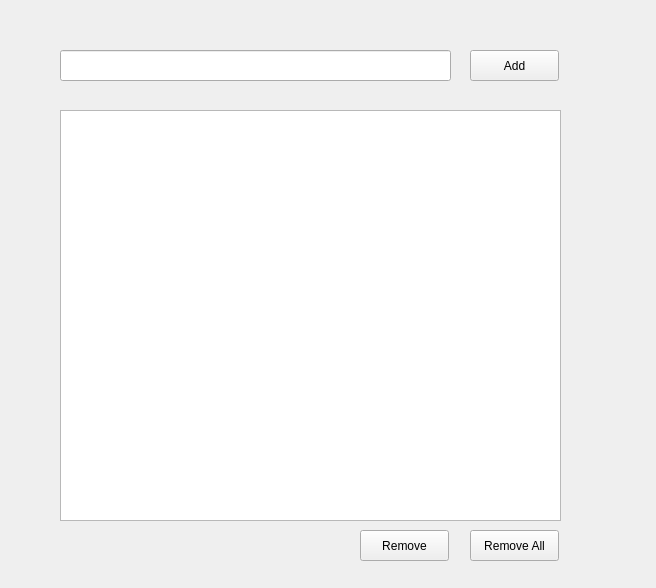
<?xml version="1.0" encoding="UTF-8"?>
<ui version="4.0">
 <class>MainWindow</class>
 <widget class="QMainWindow" name="MainWindow">
  <property name="geometry">
   <rect>
    <x>0</x>
    <y>0</y>
    <width>656</width>
    <height>588</height>
   </rect>
  </property>
  <property name="windowTitle">
   <string>MainWindow</string>
  </property>
  <widget class="QWidget" name="widget">
   <widget class="QLineEdit" name="lineEdit">
    <property name="geometry">
     <rect>
      <x>60</x>
      <y>50</y>
      <width>391</width>
      <height>31</height>
     </rect>
    </property>
    <property name="text">
     <string/>
    </property>
   </widget>
   <widget class="QPushButton" name="pushButton">
    <property name="geometry">
     <rect>
      <x>470</x>
      <y>50</y>
      <width>89</width>
      <height>31</height>
     </rect>
    </property>
    <property name="text">
     <string>Add</string>
    </property>
   </widget>
   <widget class="QListWidget" name="listWidget">
    <property name="geometry">
     <rect>
      <x>60</x>
      <y>110</y>
      <width>501</width>
      <height>411</height>
     </rect>
    </property>
   </widget>
   <widget class="QPushButton" name="pushButton_2">
    <property name="geometry">
     <rect>
      <x>360</x>
      <y>530</y>
      <width>89</width>
      <height>31</height>
     </rect>
    </property>
    <property name="text">
     <string>Remove</string>
    </property>
   </widget>
   <widget class="QPushButton" name="pushButton_3">
    <property name="geometry">
     <rect>
      <x>470</x>
      <y>530</y>
      <width>89</width>
      <height>31</height>
     </rect>
    </property>
    <property name="text">
     <string>Remove All</string>
    </property>
   </widget>
  </widget>
 </widget>
 <resources/>
 <connections/>
</ui>
